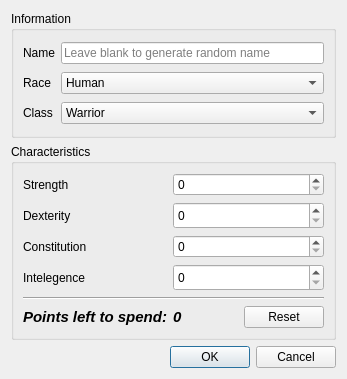
<?xml version="1.0" encoding="UTF-8"?>
<ui version="4.0">
 <class>NewCharacter</class>
 <widget class="QDialog" name="NewCharacter">
  <property name="windowModality">
   <enum>Qt::WindowModal</enum>
  </property>
  <property name="geometry">
   <rect>
    <x>0</x>
    <y>0</y>
    <width>347</width>
    <height>379</height>
   </rect>
  </property>
  <property name="windowTitle">
   <string>Creane new character</string>
  </property>
  <property name="whatsThis">
   <string>Character creation dialog</string>
  </property>
  <property name="modal">
   <bool>true</bool>
  </property>
  <layout class="QVBoxLayout" name="verticalLayout">
   <item>
    <widget class="QGroupBox" name="groupBox">
     <property name="title">
      <string>Information</string>
     </property>
     <layout class="QGridLayout" name="gridLayout_2">
      <item row="1" column="0">
       <widget class="QLabel" name="label_2">
        <property name="text">
         <string>Race</string>
        </property>
        <property name="buddy">
         <cstring>cb_chRace</cstring>
        </property>
       </widget>
      </item>
      <item row="2" column="1">
       <widget class="QComboBox" name="cb_chClass">
        <item>
         <property name="text">
          <string>Warrior</string>
         </property>
        </item>
        <item>
         <property name="text">
          <string>Rogue</string>
         </property>
        </item>
        <item>
         <property name="text">
          <string>Mage</string>
         </property>
        </item>
       </widget>
      </item>
      <item row="0" column="0">
       <widget class="QLabel" name="label">
        <property name="text">
         <string>Name</string>
        </property>
        <property name="buddy">
         <cstring>le_chName</cstring>
        </property>
       </widget>
      </item>
      <item row="0" column="1">
       <widget class="QLineEdit" name="le_chName">
        <property name="text">
         <string/>
        </property>
        <property name="placeholderText">
         <string>Leave blank to generate random name</string>
        </property>
       </widget>
      </item>
      <item row="1" column="1">
       <widget class="QComboBox" name="cb_chRace">
        <item>
         <property name="text">
          <string>Human</string>
         </property>
        </item>
        <item>
         <property name="text">
          <string>Elf</string>
         </property>
        </item>
        <item>
         <property name="text">
          <string>Orc</string>
         </property>
        </item>
       </widget>
      </item>
      <item row="2" column="0">
       <widget class="QLabel" name="label_3">
        <property name="text">
         <string>Class</string>
        </property>
        <property name="buddy">
         <cstring>cb_chClass</cstring>
        </property>
       </widget>
      </item>
     </layout>
    </widget>
   </item>
   <item>
    <widget class="QGroupBox" name="groupBox_2">
     <property name="title">
      <string>Characteristics</string>
     </property>
     <layout class="QGridLayout" name="gridLayout">
      <item row="2" column="0">
       <widget class="QLabel" name="label_6">
        <property name="text">
         <string>Constitution</string>
        </property>
        <property name="buddy">
         <cstring>sb_chCon</cstring>
        </property>
       </widget>
      </item>
      <item row="0" column="1" colspan="2">
       <widget class="QSpinBox" name="sb_chStr">
        <property name="readOnly">
         <bool>false</bool>
        </property>
        <property name="buttonSymbols">
         <enum>QAbstractSpinBox::UpDownArrows</enum>
        </property>
       </widget>
      </item>
      <item row="0" column="0">
       <widget class="QLabel" name="label_4">
        <property name="text">
         <string>Strength</string>
        </property>
        <property name="buddy">
         <cstring>sb_chStr</cstring>
        </property>
       </widget>
      </item>
      <item row="8" column="1">
       <widget class="QLabel" name="lb_PointsLeft">
        <property name="font">
         <font>
          <pointsize>11</pointsize>
          <weight>75</weight>
          <italic>true</italic>
          <bold>true</bold>
         </font>
        </property>
        <property name="text">
         <string>0</string>
        </property>
       </widget>
      </item>
      <item row="2" column="1" colspan="2">
       <widget class="QSpinBox" name="sb_chCon">
        <property name="readOnly">
         <bool>false</bool>
        </property>
       </widget>
      </item>
      <item row="1" column="0">
       <widget class="QLabel" name="label_5">
        <property name="text">
         <string>Dexterity</string>
        </property>
        <property name="buddy">
         <cstring>sb_chDex</cstring>
        </property>
       </widget>
      </item>
      <item row="3" column="1" colspan="2">
       <widget class="QSpinBox" name="sb_chInt">
        <property name="minimumSize">
         <size>
          <width>0</width>
          <height>27</height>
         </size>
        </property>
        <property name="readOnly">
         <bool>false</bool>
        </property>
       </widget>
      </item>
      <item row="1" column="1" colspan="2">
       <widget class="QSpinBox" name="sb_chDex">
        <property name="minimumSize">
         <size>
          <width>0</width>
          <height>27</height>
         </size>
        </property>
        <property name="readOnly">
         <bool>false</bool>
        </property>
       </widget>
      </item>
      <item row="8" column="0">
       <widget class="QLabel" name="label_8">
        <property name="font">
         <font>
          <pointsize>11</pointsize>
          <weight>75</weight>
          <italic>true</italic>
          <bold>true</bold>
         </font>
        </property>
        <property name="text">
         <string>Points left to spend:</string>
        </property>
        <property name="textFormat">
         <enum>Qt::AutoText</enum>
        </property>
        <property name="alignment">
         <set>Qt::AlignRight|Qt::AlignTrailing|Qt::AlignVCenter</set>
        </property>
       </widget>
      </item>
      <item row="5" column="0" rowspan="3" colspan="3">
       <widget class="Line" name="line">
        <property name="orientation">
         <enum>Qt::Horizontal</enum>
        </property>
       </widget>
      </item>
      <item row="8" column="2">
       <widget class="QPushButton" name="pb_ResetStats">
        <property name="text">
         <string>Reset</string>
        </property>
       </widget>
      </item>
      <item row="3" column="0">
       <widget class="QLabel" name="label_7">
        <property name="text">
         <string>Intelegence</string>
        </property>
        <property name="buddy">
         <cstring>sb_chInt</cstring>
        </property>
       </widget>
      </item>
     </layout>
    </widget>
   </item>
   <item>
    <widget class="QDialogButtonBox" name="buttonBox">
     <property name="orientation">
      <enum>Qt::Horizontal</enum>
     </property>
     <property name="standardButtons">
      <set>QDialogButtonBox::Cancel|QDialogButtonBox::Ok</set>
     </property>
    </widget>
   </item>
  </layout>
 </widget>
 <tabstops>
  <tabstop>le_chName</tabstop>
  <tabstop>cb_chRace</tabstop>
  <tabstop>cb_chClass</tabstop>
  <tabstop>sb_chStr</tabstop>
  <tabstop>sb_chDex</tabstop>
  <tabstop>sb_chCon</tabstop>
  <tabstop>sb_chInt</tabstop>
  <tabstop>buttonBox</tabstop>
  <tabstop>pb_ResetStats</tabstop>
  <tabstop>pb_ResetStats_2</tabstop>
  <tabstop>lineEdit_5</tabstop>
  <tabstop>lineEdit_6</tabstop>
  <tabstop>lineEdit_7</tabstop>
  <tabstop>lineEdit_8</tabstop>
  <tabstop>toolButton_2</tabstop>
  <tabstop>toolButton_4</tabstop>
  <tabstop>toolButton_5</tabstop>
  <tabstop>toolButton_6</tabstop>
  <tabstop>toolButton_7</tabstop>
  <tabstop>toolButton_8</tabstop>
  <tabstop>toolButton_9</tabstop>
 </tabstops>
 <resources/>
 <connections>
  <connection>
   <sender>buttonBox</sender>
   <signal>accepted()</signal>
   <receiver>NewCharacter</receiver>
   <slot>accept()</slot>
   <hints>
    <hint type="sourcelabel">
     <x>247</x>
     <y>369</y>
    </hint>
    <hint type="destinationlabel">
     <x>157</x>
     <y>274</y>
    </hint>
   </hints>
  </connection>
  <connection>
   <sender>buttonBox</sender>
   <signal>rejected()</signal>
   <receiver>NewCharacter</receiver>
   <slot>reject()</slot>
   <hints>
    <hint type="sourcelabel">
     <x>315</x>
     <y>369</y>
    </hint>
    <hint type="destinationlabel">
     <x>286</x>
     <y>274</y>
    </hint>
   </hints>
  </connection>
 </connections>
</ui>
